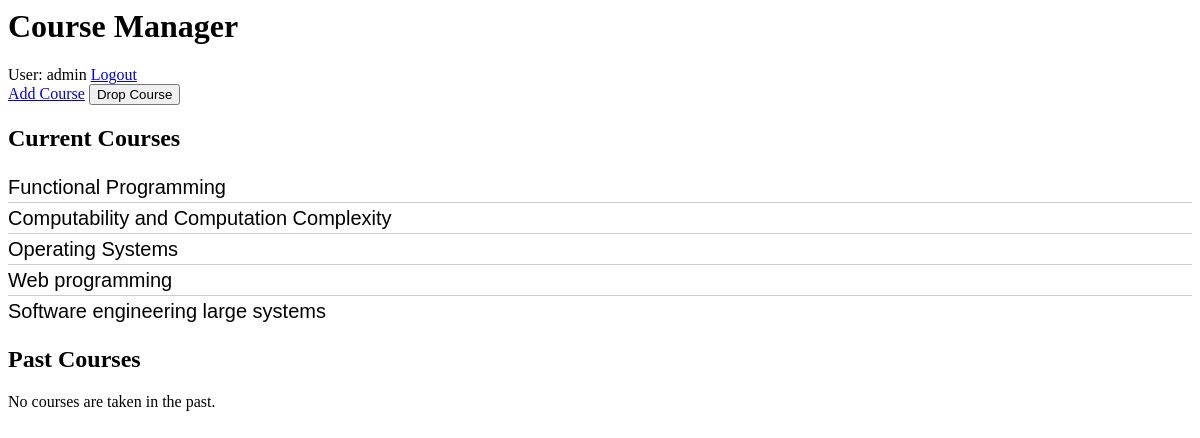
Before: /courses/ (signed in) with the older database file.
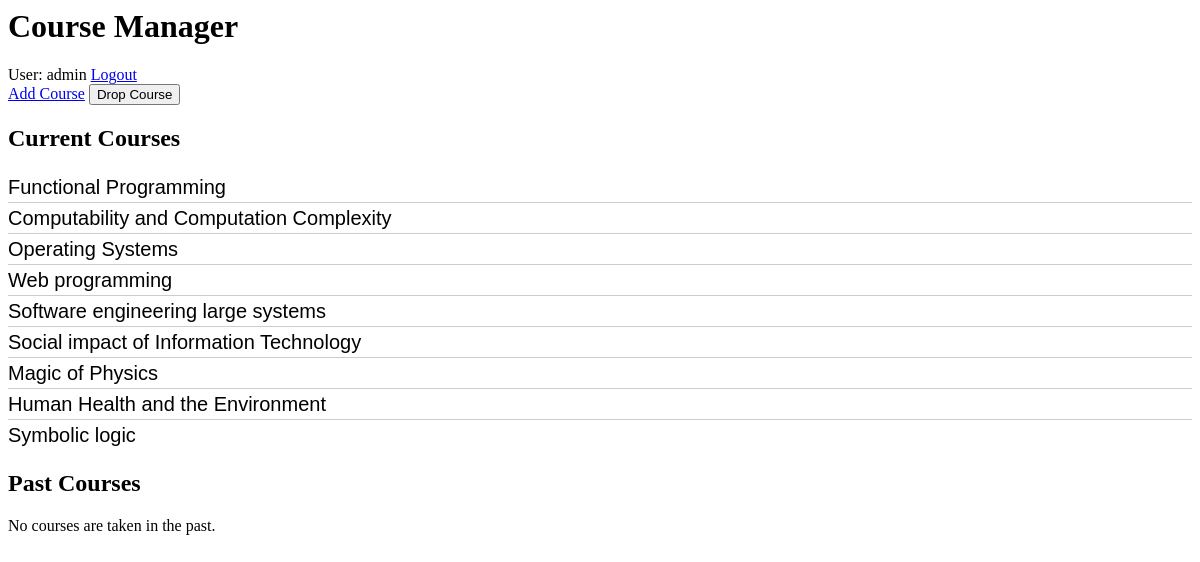
After: the same page with the newer database file.
### courses/models.py (models this page shows, shortened)
class UserCourse(models.Model):
    user = models.ForeignKey(User, on_delete=models.CASCADE)
    course = models.ForeignKey(Course, on_delete=models.CASCADE)
    is_current = models.BooleanField(default=True)

class Course(models.Model):
    course_code = models.CharField(max_length=20)
    course_name = models.CharField(max_length=200)

### courses/views.py (the view)
# urls.py: path('', views.index, name='index'),
@login_required(login_url='/accounts/login/')
def index(request):
    courses = UserCourse.objects.filter(user=request.user)
    context = {
        'course_list' : courses
    }
    return render(request, 'courses/index.html', context=context)

### courses/templates/courses/index.html (shortened to what this page needs)
{% load static %}
<link rel="stylesheet" type="text/css" href="{% static 'courses/style.css' %}">
<h1>Course Manager</h1>
{% if user.is_authenticated %}
<div>
    User: {{ user.get_username }}
    <a href="{% url 'logout'%}?next={{request.path}}">Logout</a>
</div>
<a href="{% url 'courses:add_course' %}">Add Course</a>
<button>Drop Course</button>
<h2>Current Courses</h2>
{% if course_list %}
<ul>
    {% for usercourse in course_list %}
        {% if usercourse.is_current %}
        <li><a href="{% url 'courses:detail' usercourse.course.id %}">{{ usercourse.course_code }} {{ usercourse.course.course_name}}</a></li>
        {% endif %}
    {% endfor %}
</ul>
{% else %}
<p>No courses are registered.</p>
{% endif %}
<h2>Past Courses</h2>
{% if past_course_list %}
<ul>
    {% for course in past_course_list %}
    <li><a href="{% url 'courses:detail' course.id %}">{{ course.course_code }} {{ course.course_name}}</a></li>
    {% endfor %}
</ul>
{% else %}
<p>No courses are taken in the past.</p>
{% endif %}
{% else %}
<p> You are not authenticated, please
<a href="{% url 'login'%}?next={{request.path}}">Login</a></p>
{% endif %}

### courses/static/courses/style.css (style rules this page uses)
ul { list-style-type: none; margin: 0; padding: 0; }
li { font: 200 20px/1.5 Helvetica, Verdana, sans-serif; border-bottom: 1px solid #ccc; }
li:last-child { border: none; }
li a { text-decoration: none; color: #000; display: block; -webkit-transition: font-size 0.3s ease, background-color 0.3s ease; -moz-transition: font-size 0.3s ease, background-color 0.3s ease; -o-transition: font-size 0.3s ease, background-color 0.3s ease; -ms-transition: font-size 0.3s ease, background-color 0.3s ease; transition: font-size 0.3s ease, background-color 0.3s ease; }

Changed rows visible on the page:
added UserCourse: course.course_name "Social impact of Information Technology"
added UserCourse: course.course_name "Magic of Physics"
added UserCourse: course.course_name "Human Health and the Environment"
added UserCourse: course.course_name "Symbolic logic"
